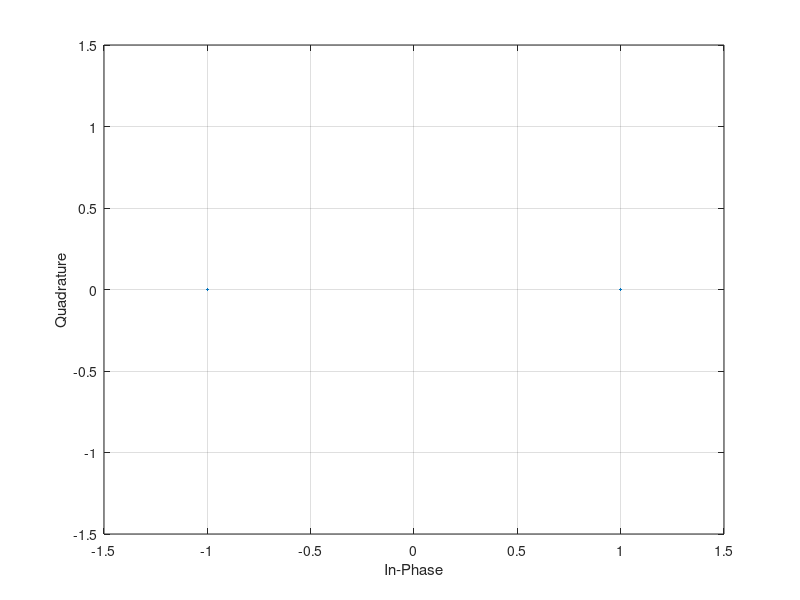
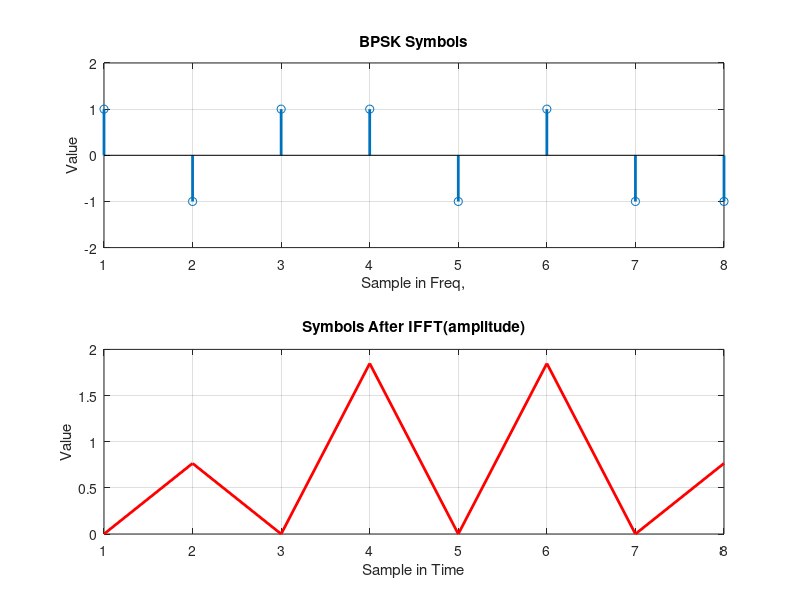
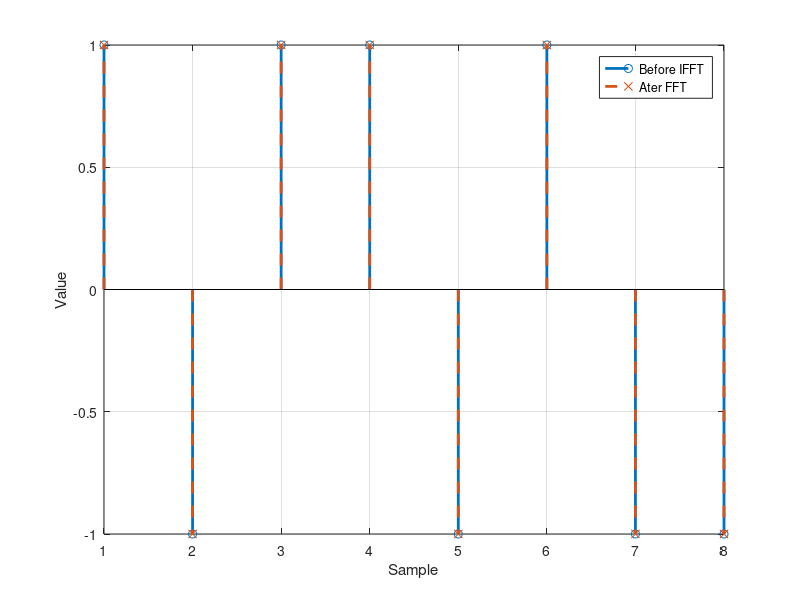
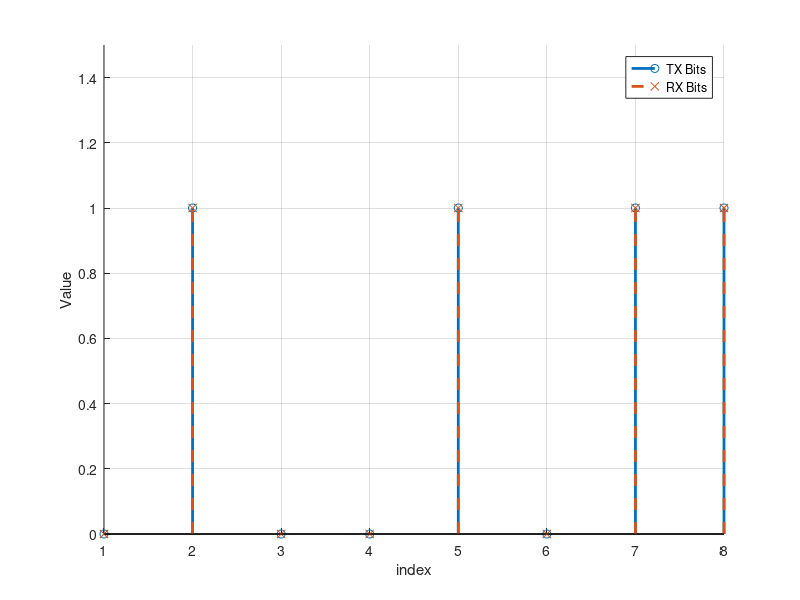

These charts were generated, in order, by the following MATLAB code:
clc; clear all; close all;

%% BPSK
%random [0,1] 범위의 정수를 8개 생성
sample=8;
modOrder=2;
tx=randi([0 modOrder-1],1,sample);

%pskmod를 이용하여 BPSK signal 생성
tx_mod=pskmod(tx,modOrder,0); 

%% Serial to Parallel
tx_mod=tx_mod';
figure; hold on; box on;
plot(real(tx_mod'),imag(tx_mod'),'.');
xlabel('In-Phase'); ylabel('Quadrature')
grid on;
axis([-1.5 1.5 -1.5 1.5])

%% IFFT
tx_ifft=ifft(tx_mod)*sqrt(sample);

figure; hold on; box on
subplot(2,1,1); stem(tx_mod','Linewidth',2); grid on;xlabel('Sample in Freq,'); ylabel('Value'); title('BPSK Symbols'); ylim([-2 2])
subplot(2,1,2); plot(abs(tx_ifft'),'r-','Linewidth',2); grid on; xlabel('Sample in Time');ylabel('Value');title('Symbols After IFFT(amplitude)');

%% Parallel to Serial
tx_ofdm=tx_ifft';
%% PAPR Check

max_pow=max((abs(tx_ofdm)).^2);
mean_pow=mean((abs(tx_ofdm)).^2);
PAPR=10+log10(max_pow/mean_pow); %dB 값

%% Receiver

%% Serial to Parallel
rx_ofdm=tx_ofdm';

%% FFT
rx_fft=fft(rx_ofdm)/sqrt(sample);
figure; hold on; box on;
stem(real(tx_mod'),'o','Linewidth',2)
stem(real(rx_fft'),'--x','Linewidth',2)
xlabel('Sample'); ylabel('Value');
legend('Before IFFT','Ater FFT')
grid on;

%% Parallel to Serial
rx_fft=rx_fft';

%% BPSK demodulation
rx=pskdemod(rx_fft,modOrder,0);

%% Check Symbol
x=[1:sample];
figure; hold on;
stem(x,tx,'o','Linewidth',2);
stem(x,rx,'--x','Linewidth',2);
grid on;
xlabel('index')
ylabel('Value')
legend('TX Bits','RX Bits')
ylim([0 1.5])









